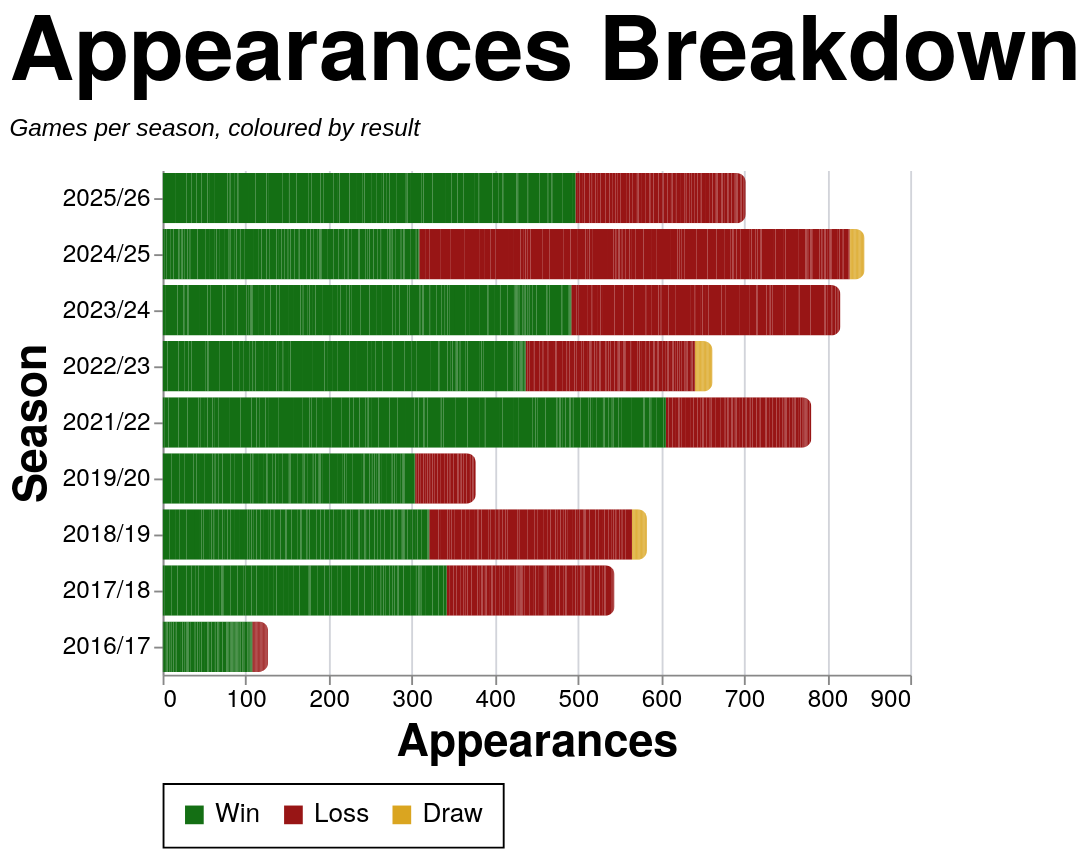

This figure's Vega-Lite source:
### Vega-Lite specification from a JSON file in a GitHub repository (floating-point values rounded to 4 significant figures; data arrays with more than 128 entries replaced by an {"elided": "..."} marker saying what was removed)
{"config": {"axis": {"labelFont": "PT Sans Narrow, Helvetica Neue, Helvetica, Arial, sans-serif", "titleFont": "PT Sans Narrow, Helvetica Neue, Helvetica, Arial, sans-serif", "labelFontSize": 13, "titleFontSize": 24, "gridColor": "#202947", "gridOpacity": 0.2, "zindex": 1}, "text": {"font": "Lato, sans-serif"}, "bar": {"cornerRadiusEnd": 5}, "header": {"labelFont": "PT Sans Narrow, Helvetica Neue, Helvetica, Arial, sans-serif", "titleFont": "PT Sans Narrow, Helvetica Neue, Helvetica, Arial, sans-serif", "labelFontSize": 24, "titleFontSize": 28, "labelFontWeight": "bold", "orient": "left"}, "legend": {"labelFont": "PT Sans Narrow, Helvetica Neue, Helvetica, Arial, sans-serif", "titleFont": "PT Sans Narrow, Helvetica Neue, Helvetica, Arial, sans-serif", "labelFontSize": 14, "titleFontSize": 16, "titlePadding": 5, "fillColor": "white", "strokeColor": "black", "padding": 10, "titleFontWeight": "lighter", "titleFontStyle": "italic", "titleColor": "gray", "offset": 10}, "title": {"font": "PT Sans Narrow, Helvetica Neue, Helvetica, Arial, sans-serif", "fontSize": 48, "fontWeight": "bold", "anchor": "start", "align": "center", "titlePadding": 20, "subtitlePadding": 10, "subtitleFontSize": 13, "subtitleColor": "", "subtitleFontStyle": "italic", "offset": 15, "color": "black"}, "axisX": {"labelAngle": 0}, "facet": {"title": null, "header": null, "align": {"row": "each", "column": "each"}}, "resolve": {"scale": {"y": "independent", "facet": "independent"}}, "background": "transparent", "scale": {"offsetBandPaddingOuter": 0.2, "offsetBandPaddingInner": 0.1}, "view": {"stroke": null, "background": "transparent"}}, "data": {"name": "data-839bee62dfd0b2c9417710fe31091db9"}, "mark": {"type": "bar"}, "encoding": {"color": {"field": "color_value", "legend": {"orient": "bottom", "title": null}, "scale": {"domain": ["Win", "Loss", "Draw"], "range": ["#146f14", "#981515", "goldenrod"]}, "sort": {"field": "sum(apps)", "op": "sum", "order": "descending"}, "type": "nominal"}, "tooltip": [{"field": "player", "title": "Player", "type": "nominal"}, {"field": "season", "title": "Season", "type": "nominal"}, {"field": "color_value", "title": "Group", "type": "nominal"}, {"aggregate": "sum", "field": "apps", "title": "Appearances", "type": "quantitative"}], "x": {"aggregate": "sum", "field": "apps", "title": "Appearances", "type": "quantitative"}, "y": {"field": "season", "sort": {"field": "season_sort", "op": "max", "order": "descending"}, "title": "Season", "type": "nominal"}}, "height": {"step": 30}, "title": {"text": "Appearances Breakdown", "subtitle": "Games per season, coloured by result"}, "width": 400, "$schema": "https://vega.github.io/schema/vega-lite/v5.20.1.json", "datasets": {"data-839bee62dfd0b2c9417710fe31091db9": {"elided": "2509 records"}}}
